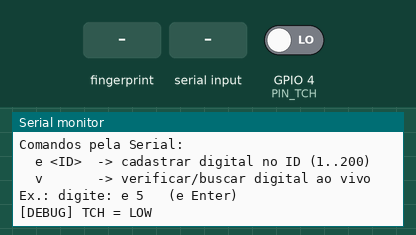
Simulated run of this sketch. Board: ESP32. Shown: the last lines printed to the serial monitor. Inputs (shaded band) come from the test bench; at power-on: GPIO 4 (PIN_TCH) LOW.

Above: at 2.5 s.
2.6 s: GPIO 4 (PIN_TCH) driven HIGH
At 3.8 s:
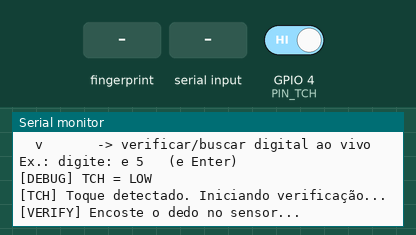
4.1 s: finger stored as number 1 placed on the sensor
At 5.4 s:
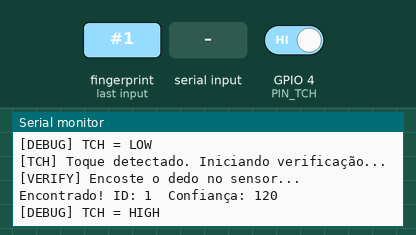
5.9 s: "e90\n" received over Serial
At 6.4 s:
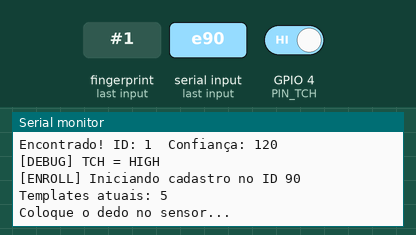
7.4 s: finger stored as number 1 placed on the sensor
At 9.5 s:
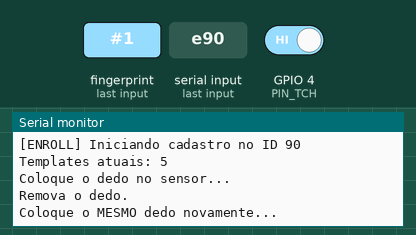
9.9 s: finger stored as number 1 placed on the sensor
At 10.9 s:
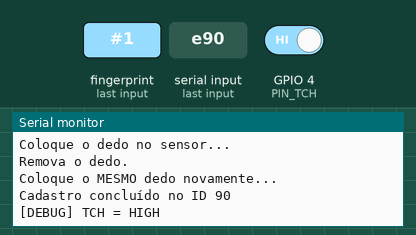

The sketch:

Biometria.ino
```cpp
#include <Arduino.h>
#include <Adafruit_Fingerprint.h>

// UART2 no ESP32: RX2=GPIO16, TX2=GPIO17 (padrão na maioria dos DevKit)
HardwareSerial FPSerial(2);  // UART2
Adafruit_Fingerprint finger = Adafruit_Fingerprint(&FPSerial);

// Opcional: pino de toque (TCH) pra saber se tem dedo no sensor
const int PIN_TCH = 4; // ligue TCH aqui se quiser; senão, ignore

// Escolha a velocidade do sensor (a maioria usa 57600)
const uint32_t FP_BAUD = 57600;

// Variáveis para controle de debounce e detecção de borda do TCH
bool lastTch = false;                 // estado anterior do TCH
const uint32_t DEBOUNCE_MS = 80;      // debounce simples
uint32_t lastEdgeMs = 0;

void waitFingerPlace();
void doEnroll(uint16_t id);
void doSearch();

void setup() {
  Serial.begin(115200);
  delay(200);

  // Se o TCH do seu módulo "sobe" quando tem dedo, use PULLDOWN;
  // Se ele "desce" (ativo em LOW), mude para INPUT_PULLUP e ajuste ACTIVE_LEVEL.
  pinMode(PIN_TCH, INPUT_PULLDOWN);

  // Inicia UART2 com pinos fixos RX=16, TX=17
  FPSerial.begin(FP_BAUD, SERIAL_8N1, 16, 17);
  delay(50);

  finger.begin(FP_BAUD);
  delay(100);

  Serial.println(F("\n[ESP32 + Fingerprint @3.3V via VA]"));
  if (finger.verifyPassword()) {
    Serial.println(F("Sensor OK (password verificada)."));
  } else {
    Serial.println(F("Falha ao comunicar com o sensor. Verifique pinos e 3V3 no VA."));
    // não trava; deixa continuar para debug
  }

  finger.getParameters();
  Serial.print(F("Status register: ")); Serial.println(finger.status_reg, HEX);
  Serial.print(F("System ID: "));      Serial.println(finger.system_id, HEX);
  Serial.print(F("Capacity: "));       Serial.println(finger.capacity);
  Serial.print(F("Security level: ")); Serial.println(finger.security_level);

  finger.getTemplateCount();
  Serial.print(F("Templates salvos: ")); Serial.println(finger.templateCount);

  Serial.println(F("\nComandos pela Serial:"));
  Serial.println(F("  e <ID>  -> cadastrar digital no ID (1..200)"));
  Serial.println(F("  v       -> verificar/buscar digital ao vivo"));
  Serial.println(F("Ex.: digite: e 5   (e Enter)"));
}

void loop() {
  // Console de comandos simples
  if (Serial.available()) {
    char c = Serial.read();

    if (c == 'e') {
      // ler ID após espaço
      while (Serial.available() == 0) {}
      int id = Serial.parseInt();
      if (id <= 0) {
        Serial.println(F("ID inválido. Use 1..200 (depende da capacidade)."));
      } else {
        doEnroll((uint16_t)id);
      }
    } else if (c == 'v') {
      doSearch();
    }
  }

  // ====== Leitura correta do TCH (edge detect + debounce) ======
  bool tchNow = digitalRead(PIN_TCH);  // lê o nível do pino

  // Debug: mostra o estado do TCH a cada 2 segundos
  static uint32_t lastDebugMs = 0;
  uint32_t now = millis();
  if (now - lastDebugMs > 2000) {
    Serial.print(F("[DEBUG] TCH = ")); Serial.println(tchNow ? "HIGH" : "LOW");
    lastDebugMs = now;
  }

  // Dispara apenas quando sobe de LOW->HIGH, com debounce
  if (!lastTch && tchNow) {
    if (now - lastEdgeMs > DEBOUNCE_MS) {
      Serial.println(F("[TCH] Toque detectado. Iniciando verificação..."));
      doSearch();
      lastEdgeMs = now;
    }
  }
  lastTch = tchNow;

  // ====== ALTERNATIVA: Detecção automática sem TCH ======
  // Verifica se há dedo no sensor a cada 1 segundo
  static uint32_t lastAutoCheckMs = 0;
  if (now - lastAutoCheckMs > 1000) {
    // Tenta capturar imagem rapidamente
    uint8_t result = finger.getImage();
    if (result == FINGERPRINT_OK) {
      Serial.println(F("[AUTO] Dedo detectado no sensor. Iniciando verificação..."));
      doSearch();
    }
    lastAutoCheckMs = now;
  }

  // Pequena folga para não saturar o loop
  delay(5);
}

/** Fluxo de cadastro (enroll): captura duas vezes e grava no ID */
void doEnroll(uint16_t id) {
  Serial.print(F("\n[ENROLL] Iniciando cadastro no ID ")); Serial.println(id);
  finger.getTemplateCount();
  Serial.print(F("Templates atuais: ")); Serial.println(finger.templateCount);

  // 1ª captura
  Serial.println(F("Coloque o dedo no sensor..."));
  while (finger.getImage() != FINGERPRINT_OK) { delay(20); }
  if (finger.image2Tz(1) != FINGERPRINT_OK) { Serial.println(F("Falha em image2Tz #1.")); return; }
  Serial.println(F("Remova o dedo."));
  delay(800);
  while (finger.getImage() != FINGERPRINT_NOFINGER) { delay(20); }

  // 2ª captura
  Serial.println(F("Coloque o MESMO dedo novamente..."));
  while (finger.getImage() != FINGERPRINT_OK) { delay(20); }
  if (finger.image2Tz(2) != FINGERPRINT_OK) { Serial.println(F("Falha em image2Tz #2.")); return; }

  // Cria modelo e salva
  if (finger.createModel() != FINGERPRINT_OK) { Serial.println(F("As duas leituras não combinaram.")); return; }
  if (finger.storeModel(id) == FINGERPRINT_OK) {
    Serial.print(F("Cadastro concluído no ID ")); Serial.println(id);
  } else {
    Serial.println(F("Falha ao salvar template."));
  }
}

/** Busca/Verifica: captura dedo e procura no banco do módulo */
void doSearch() {
  Serial.println(F("\n[VERIFY] Encoste o dedo no sensor..."));

  // Aguarda dedo (só se não foi detectado automaticamente)
  uint8_t result = finger.getImage();
  if (result != FINGERPRINT_OK) {
    // Se não há dedo, aguarda até ter
    while (finger.getImage() != FINGERPRINT_OK) {
      delay(20);
    }
  }

  if (finger.image2Tz() != FINGERPRINT_OK) {
    Serial.println(F("Falha ao processar imagem."));
    return;
  }
  if (finger.fingerSearch() == FINGERPRINT_OK) {
    Serial.print(F("Encontrado! ID: "));
    Serial.print(finger.fingerID);
    Serial.print(F("  Confiança: "));
    Serial.println(finger.confidence);
  } else {
    Serial.println(F("Não encontrado."));
  }
}
```

Measured:
- after the input at 2.6 s, the serial monitor: prints a new line at once (image 1)
- after the input at 4.1 s, the serial monitor: prints a new line after 0.37 s (image 2)
- after the input at 5.9 s, the serial monitor: prints a new line at once (image 3)
- after the input at 7.4 s, the serial monitor: prints a new line after 0.21 s (image 4)
- after the input at 9.9 s, the serial monitor: prints a new line after 0.27 s (image 5)
